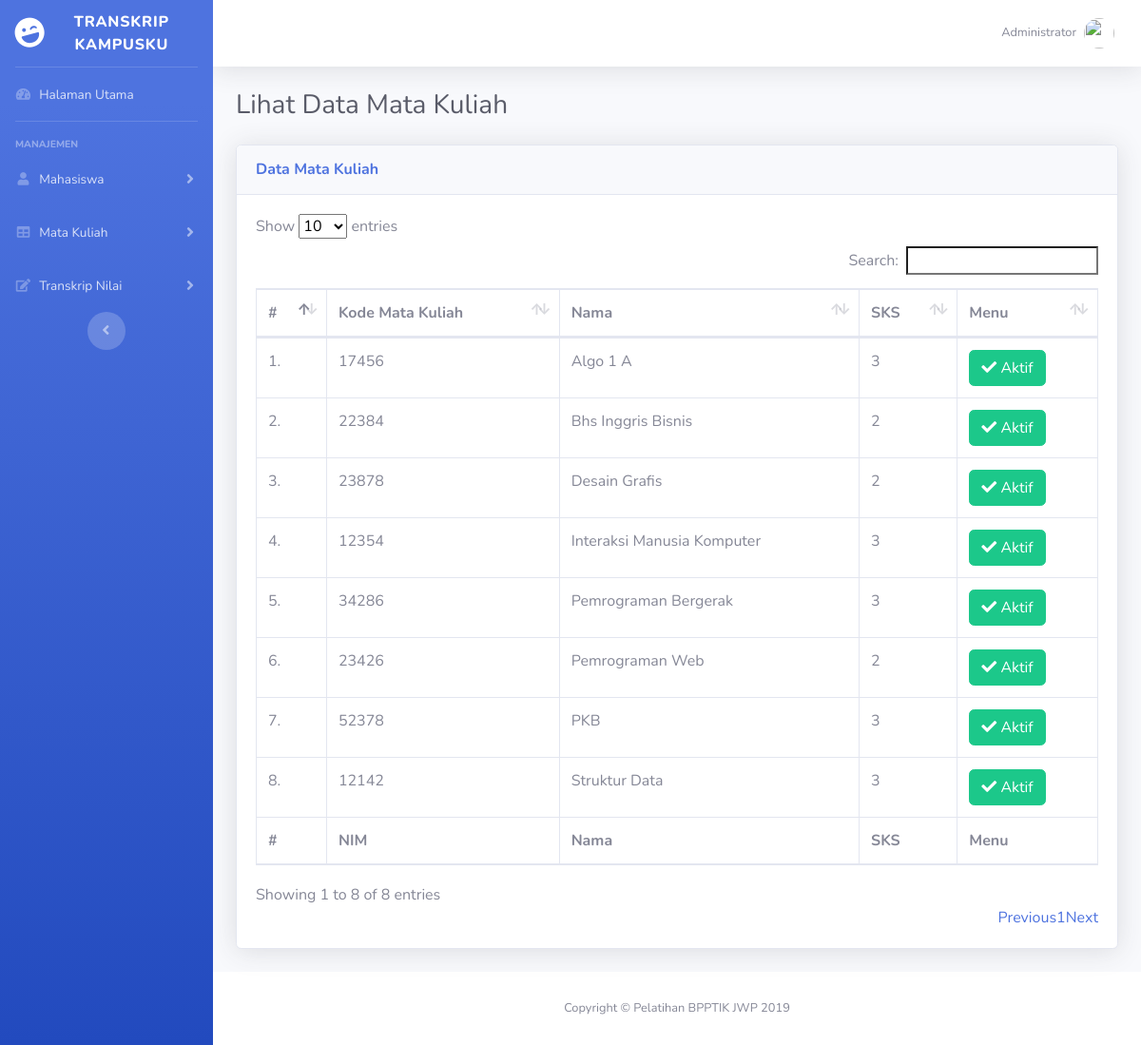
/admin/matkul/view.php (signed in), run on the app's committed database.
### tables this page shows
CREATE TABLE IF NOT EXISTS `matkul` (
  `kd_matkul` char(5) NOT NULL,
  `nama` varchar(30) NOT NULL,
  `sks` int(11) NOT NULL,
  `status` enum('aktif','nonaktif') NOT NULL,
  PRIMARY KEY (`kd_matkul`),
  UNIQUE KEY `kd_matkul` (`kd_matkul`)
);

### admin/matkul/view.php (the view, shortened to what this page needs)
<?php
    require_once "../../config/check_login.php";
?>
<!DOCTYPE html>
<html lang="en">
<head>
    <link href="../../assets/vendor/fontawesome-free/css/all.min.css" rel="stylesheet" type="text/css">
    <link href="../../assets/css/sb-admin-2.min.css" rel="stylesheet">
    <link href="../../assets/vendor/datatables/dataTables.bootstrap4.min.css" rel="stylesheet">
</head>
<body id="page-top">
    <div id="wrapper">
    <?php include "navigasi.php";?>
    <div id="content-wrapper" class="d-flex flex-column">
        <div id="content">
            <nav class="navbar navbar-expand navbar-light bg-white topbar mb-4 static-top shadow">
                <ul class="navbar-nav ml-auto">
                    <li class="nav-item dropdown no-arrow">
                        <a class="nav-link dropdown-toggle" href="#" id="userDropdown" role="button" data-toggle="dropdown" aria-haspopup="true" aria-expanded="false">
                            <span class="mr-2 d-none d-lg-inline text-gray-600 small">Administrator</span>
                            <img class="img-profile rounded-circle" src="https://static.thenounproject.com/png/17241-200.png">
                        </a>
                    </li>
                </ul>
            </nav>
            <div class="container-fluid">
                <h1 class="h3 mb-4 text-gray-800">Lihat Data Mata Kuliah</h1>
                <div class="card shadow mb-4">
                    <div class="card-header py-3">
                        <h6 class="m-0 font-weight-bold text-primary">Data Mata Kuliah</h6>
                    </div>
                    <div class="card-body">
                        <div class="table-responsive">
                            <table class="table table-bordered" id="dataTable" width="100%" cellspacing="0">
                            <thead>
                                <tr>
                                    <th>#</th>
                                    <th>Kode Mata Kuliah</th>
                                    <th>Nama</th>
                                    <th>SKS</th>
                                    <th>Menu</th>
                                </tr>
                            </thead>
                            <tfoot>
                                <tr>
                                    <th>#</th>
                                    <th>NIM</th>
                                    <th>Nama</th>
                                    <th>SKS</th>
                                    <th>Menu</th>
                                </tr>
                            </tfoot>
                            <tbody>
                                <?php
                                    $matkul = "SELECT * FROM matkul ORDER BY nama ASC";
                                    $result = $conn->query($matkul);
                                    if ($result->num_rows > 0) {
                                        $no = 1;
                                        while($row = $result->fetch_assoc()) {
                                            echo "<tr>";
                                            echo "<td>".$no.".</td>";
                                            echo "<td>".$row['kd_matkul']."</td>";
                                            echo "<td>".$row['nama']."</td>";
                                            echo "<td>".$row['sks']."</td>";
                                            echo "<td>";
                                            if($row['status'] == 'aktif'){
                                                ?>
                                                    <a href="status.php?kd_matkul=<?=$row['kd_matkul'];?>&status=<?=$row['status'];?>" class="btn btn-success"><i class="fa fa-check"></i> Aktif</a>
                                                <?php
                                            }else{
                                                ?>
                                                    <a href="status.php?kd_matkul=<?=$row['kd_matkul'];?>&status=<?=$row['status'];?>" class="btn btn-danger"><i class="fa fa-times"></i> Non-Aktif</a>
                                                <?php
                                            }
                                            echo "</td>";
                                            echo "</tr>";
                                            $no++;
                                        }
                                    }
                                ?>
                            </tbody>
                            </table>
                        </div>
                    </div>
                </div>
            </div>
        </div>
        <footer class="sticky-footer bg-white">
            <div class="container my-auto">
                <div class="copyright text-center my-auto">
                <span>Copyright &copy; Pelatihan BPPTIK JWP 2019</span>
                </div>
            </div>
        </footer>
    </div>
    </div>
</body>
</html>

### data on the page
matkul: kd_matkul "17456", nama "Algo 1 A", sks "3"
matkul: kd_matkul "22384", nama "Bhs Inggris Bisnis", sks "2"
matkul: kd_matkul "23878", nama "Desain Grafis", sks "2"
matkul: kd_matkul "12354", nama "Interaksi Manusia Komputer", sks "3"
matkul: kd_matkul "34286", nama "Pemrograman Bergerak", sks "3"
matkul: kd_matkul "23426", nama "Pemrograman Web", sks "2"
matkul: kd_matkul "52378", nama "PKB", sks "3"
matkul: kd_matkul "12142", nama "Struktur Data", sks "3"
